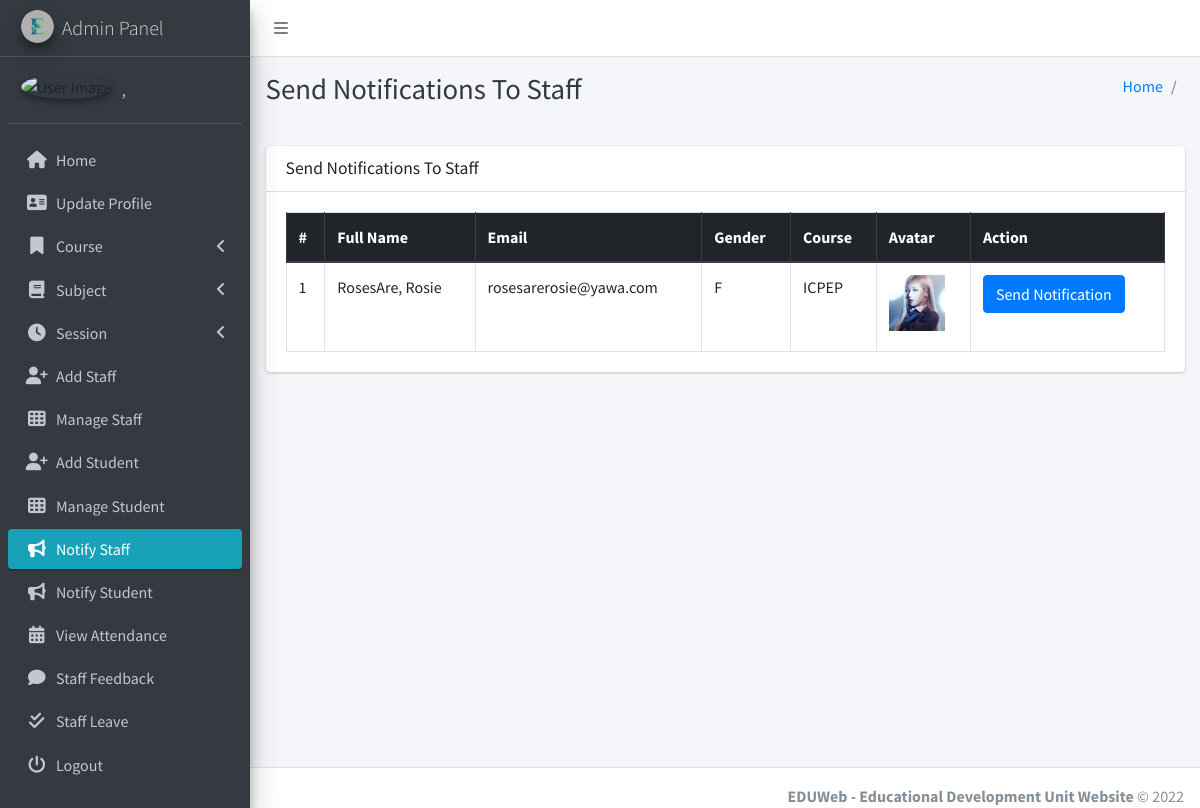
The page /admin_notify_staff (signed in) on the database its author committed.
### main_app/models.py (models this page shows, shortened)
class CustomUser(AbstractUser):
    USER_TYPE = ((1, "HOD"), (2, "Staff"), (3, "Student"))
    GENDER = [("M", "Male"), ("F", "Female")]
    username = None  # Removed username, using email instead
    email = models.EmailField(unique=True)
    user_type = models.CharField(default=1, choices=USER_TYPE, max_length=1)
    gender = models.CharField(max_length=1, choices=GENDER)
    profile_pic = models.ImageField()
    address = models.TextField()
    fcm_token = models.TextField(default="")  # For firebase notifications
    created_at = models.DateTimeField(auto_now_add=True)
    updated_at = models.DateTimeField(auto_now=True)
    USERNAME_FIELD = "email"
    REQUIRED_FIELDS = []
    objects = CustomUserManager()
    def __str__(self):
        return self.last_name + ", " + self.first_name

class Staff(models.Model):
    course = models.ForeignKey(Course, on_delete=models.CASCADE, null=True, blank=False)
    admin = models.OneToOneField(CustomUser, on_delete=models.CASCADE)

class Course(models.Model):
    name = models.CharField(max_length=120)
    created_at = models.DateTimeField(auto_now_add=True)
    updated_at = models.DateTimeField(auto_now=True)

### main_app/hod_views.py (the view)
# urls.py: path("admin_notify_staff", hod_views.admin_notify_staff,
def admin_notify_staff(request):
    staff = CustomUser.objects.filter(user_type=2)
    context = {
        'page_title': "Send Notifications To Staff",
        'allStaff': staff
    }
    return render(request, "hod_template/staff_notification.html", context)

### main_app/templates/hod_template/staff_notification.html (shortened to what this page needs)
{% extends 'main_app/base.html' %}
{% load static %}
{% block page_title %}{{page_title}}{% endblock page_title %}
{% block content %}
<section class="content">
    <div class="container-fluid">
        <div class="row">
            <div class="col-md-12">
                <div class="card">
                    <div class="card-header">
                        <h3 class="card-title">{{page_title}}</h3>
                    </div>
                    <div class="card-body">
                        <table id="example2" class="table table-bordered table-hover">
                            <thead class="thead-dark">
                                <tr>
                                    <th>#</th>
                                    <th>Full Name</th>
                                    <th>Email</th>
                                    <th>Gender</th>
                                    <th>Course</th>
                                    <th>Avatar</th>
                                    <th>Action</th>
                                </tr>
                            </thead>
                            <tbody>
                                {% for staff in allStaff %}
                                <tr>
                                    <td>{{ forloop.counter }}</td>
                                    <td>{{staff.last_name}}, {{staff.first_name}}</td>
                                    <td>{{staff.email}}</td>
                                    <td>{{staff.gender}}</td>
                                    <td>{{staff.staff.course.name}}</td>
                                    <td>
                                        {% if staff.profile_pic == ""  %}
                                        No Image
                                        {% else %}
                                        <img class="img img-fluid mb-2" height="56" width="56"
                                            src="{{staff.profile_pic}}" alt="">
                                        {% endif %}
                                    </td>
                                    <td><button data-toggle = "modal" data-target = "#myModal"class="btn btn-primary show_notification" value="{{staff.id}}">Send Notification</button>
                                    </td>
                                </tr>
                                {% endfor %}
                            </tbody>
                        </table>
                    </div>
                </div>
            </div>
        </div>
    </div>
</section>
{% endblock content %}

### main_app/templates/main_app/sidebar_template.html (shortened to what this page needs)
{% load static %}
<aside class="main-sidebar sidebar-dark-info elevation-4">
    {% if request.user.user_type == '1' %}
    <a href="{% url 'admin_home' %}" class="brand-link">
        <img src="{% static 'dist/img/Logo.png' %} " alt=" Logo"
            class="brand-image img-circle elevation-3" >
        <span class="brand-text font-weight-light">Admin Panel</span>
    </a>
    <div class="sidebar">
        <div class="user-panel mt-3 pb-3 mb-3 d-flex">
            <div class="image">
                <img src="{{ request.user.profile_pic}}" class="img-circle elevation-2" alt="User Image">
            </div>
            <div class="info">
                <a href="#" class="d-block">{{user}}</a>
            </div>
        </div>
        <nav class="mt-2">
            <ul class="nav nav-pills nav-sidebar flex-column" data-widget="treeview" role="menu" data-accordion="false">
                <li class="nav-item">
                    {% url 'admin_home' as admin_home %}
                    <a href="{{admin_home}}" class="nav-link {% if admin_home == request.path %} active {% endif %}">
                        <i class="nav-icon fas fa-home"></i>
                        <p>
                            Home
                        </p>
                    </a>
                </li>
                <li class="nav-item">
                    {% url 'admin_view_profile' as admin_view_profile %}
                    <a href="{{admin_view_profile}}"
                        class="nav-link {% if admin_view_profile == request.path %} active {% endif %}">
                        <i class="nav-icon fas fa-address-card"></i>
                        <p>
                            Update Profile
                        </p>
                    </a>
                </li>
                <li class="nav-item has-treeview">
                    <a href="#" class="nav-link">
                        <i class="nav-icon fas fa-bookmark"></i>
                        <p>
                            Course
                            <i class="fas fa-angle-left right"></i>
                        </p>
                    </a>
                </li>
                <li class="nav-item has-treeview">
                    <a href="#" class="nav-link">
                        <i class="nav-icon fas fa-book"></i>
                        <p>
                            Subject
                            <i class="fas fa-angle-left right"></i>
                        </p>
                    </a>
                </li>
                <li class="nav-item has-treeview">
                    <a href="#" class="nav-link">
                        <i class="nav-icon fas fa-clock"></i>
                        <p>
                            Session
                            <i class="fas fa-angle-left right"></i>
                        </p>
                    </a>
                </li>
                <li class="nav-item">
                    {% url 'add_staff' as add_staff %}
                    <a href="{{add_staff}}" class="nav-link {% if add_staff == request.path %} active {% endif %}">
                        <i class="nav-icon fas fa-user-plus"></i>
                        <p>
                            Add Staff
                        </p>
                    </a>
                </li>
                <li class="nav-item">
                    {% url 'manage_staff' as manage_staff %}
                    {% url 'edit_staff' staff_id as edit_staff %}
                    <a href="{{manage_staff}}"
                        class="nav-link {% if manage_staff == request.path or request.path == edit_staff %} active {% endif %}">
                        <i class="nav-icon fas fa-th"></i>
                        <p>
                            Manage Staff
                        </p>
                    </a>
                </li>
                <li class="nav-item">
                    {% url 'add_student' as add_student%}
                    <a href="{{add_student}}" class="nav-link  {% if add_student == request.path %} active {% endif %}">
                        <i class="nav-icon fas fa-user-plus"></i>
                        <p>
                            Add Student
                        </p>
                    </a>
                </li>
                <li class="nav-item">
                    {% url 'manage_student' as manage_student %}
                    {% url 'edit_student' student_id as edit_student %}
                    <a href="{{manage_student}}"
                        class="nav-link  {% if edit_student == request.path or manage_student == request.path %} active {% endif %}">
                        <i class="nav-icon fas fa-th"></i>
                        <p>
                            Manage Student
                        </p>
                    </a>
                </li>
                <li class="nav-item">
                    {% url 'admin_notify_staff' as admin_notify_staff %}
                    <a href="{{admin_notify_staff}}"
                        class="nav-link {% if admin_notify_staff == request.path %} active {% endif %}">
                        <i class="nav-icon fas fa-bullhorn"></i>
                        <p>
                            Notify Staff
                        </p>
                    </a>
                </li>
                <li class="nav-item">
                    {% url 'admin_notify_student' as admin_notify_student %}
                    <a href="{{admin_notify_student}}"
                        class="nav-link {% if admin_notify_student == request.path %} active {% endif %}">
                        <i class="nav-icon fas fa-bullhorn"></i>
                        <p>
                            Notify Student
                        </p>
                    </a>
                </li>
                <li class="nav-item">
                    {% url 'admin_view_attendance' as admin_view_attendance %}
                <li class="nav-item">
                    <a href="{{admin_view_attendance}}"
                        class="nav-link  {% if admin_view_attendance == request.path %} active {% endif %}">
                        <i class="nav-icon fas fa-calendar-alt"></i>
                        <p>
                            View Attendance
                        </p>
                    </a>
                </li>
                <li class="nav-item">
                    {% url 'staff_feedback_message' as staff_feedback_message %}
                    <a href="{{staff_feedback_message}}"
                        class="nav-link   {% if staff_feedback_message == request.path %} active {% endif %}">
                        <i class="nav-icon fas fa-comment"></i>
                        <p>
                            Staff Feedback
                        </p>
                    </a>
                </li>
                <li class="nav-item">
                    {% url 'view_staff_leave' as view_staff_leave %}
                    <a href="{{view_staff_leave}}"
                        class="nav-link  {% if view_staff_leave == request.path %} active {% endif %}">
                        <i class="nav-icon fas fa-check-double"></i>
                        <p>
                            Staff Leave
                        </p>
                    </a>
                </li>
                                        {% endif %}
                                        <li class="nav-item">
                                            <a href="{% url 'user_logout' %}"
                                                onclick="return confirm('Your session would be terminated.\n\nProceed?')"
                                                class="nav-link">
                                                <i class="nav-icon fas fa-power-off"></i>
                                                <p>
                                                    Logout
                                                </p>
                                            </a>
                                        </li>
                                    </ul>
                                </nav>
                            </div>
</aside>

### rows shown on the page
CustomUser: last_name+first_name ","
CustomUser: last_name "RosesAre", first_name "Rosie", email "rosesarerosie@yawa.com", gender "F", staff.course.name "ICPEP", profile_pic (picture)

### other values the page prints
{{ page_title }} "Send Notifications To Staff"
